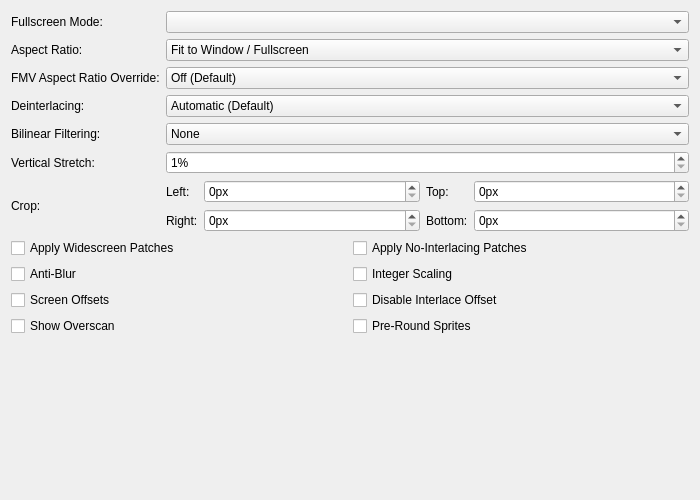
<?xml version="1.0" encoding="UTF-8"?>
<ui version="4.0">
 <class>GraphicsDisplaySettingsTab</class>
 <widget class="QWidget" name="GraphicsDisplaySettingsTab">
  <property name="geometry">
   <rect>
    <x>0</x>
    <y>0</y>
    <width>700</width>
    <height>500</height>
   </rect>
  </property>
  <property name="sizePolicy">
   <sizepolicy hsizetype="Expanding" vsizetype="Preferred">
    <horstretch>0</horstretch>
    <verstretch>0</verstretch>
   </sizepolicy>
  </property>
  <property name="windowTitle">
   <string/>
  </property>
  <layout class="QGridLayout" name="gridLayout" columnstretch="0,1">
   <item row="3" column="0">
    <widget class="QLabel" name="interlacingLabel">
     <property name="text">
      <string>Deinterlacing:</string>
     </property>
    </widget>
   </item>
   <item row="0" column="1">
    <widget class="QComboBox" name="fullscreenModes"/>
   </item>
   <item row="7" column="0" colspan="2">
    <layout class="QGridLayout" name="displayGridLayout">
     <item row="1" column="1">
      <widget class="QCheckBox" name="integerScaling">
       <property name="text">
        <string>Integer Scaling</string>
       </property>
      </widget>
     </item>
     <item row="0" column="0">
      <widget class="QCheckBox" name="widescreenPatches">
       <property name="text">
        <string>Apply Widescreen Patches</string>
       </property>
      </widget>
     </item>
     <item row="0" column="1">
      <widget class="QCheckBox" name="noInterlacingPatches">
       <property name="text">
        <string>Apply No-Interlacing Patches</string>
       </property>
      </widget>
     </item>
     <item row="1" column="0">
      <widget class="QCheckBox" name="PCRTCAntiBlur">
       <property name="text">
        <string>Anti-Blur</string>
       </property>
       <property name="shortcut">
        <string>Ctrl+S</string>
       </property>
      </widget>
     </item>
     <item row="2" column="1">
      <widget class="QCheckBox" name="DisableInterlaceOffset">
       <property name="text">
        <string>Disable Interlace Offset</string>
       </property>
      </widget>
     </item>
     <item row="2" column="0">
      <widget class="QCheckBox" name="PCRTCOffsets">
       <property name="text">
        <string>Screen Offsets</string>
       </property>
      </widget>
     </item>
     <item row="3" column="0">
      <widget class="QCheckBox" name="PCRTCOverscan">
       <property name="text">
        <string>Show Overscan</string>
       </property>
      </widget>
     </item>
	 <item row="3" column="1">
	  <widget class="QCheckBox" name="PreRoundSprites">
	   <property name="toolTip">
		<string>Attempts to pre-round sprite texel coordinates to resolve rounding issues. Helpful for games such as Beyond Good and Evil, and Manhunt</string>
	   </property>
	   <property name="text">
		<string>Pre-Round Sprites</string>
	   </property>
	  </widget>
	 </item>
    </layout>
   </item>
   <item row="2" column="0">
    <widget class="QLabel" name="fmvAspectRatioLabel">
     <property name="text">
      <string>FMV Aspect Ratio Override:</string>
     </property>
    </widget>
   </item>
   <item row="1" column="1">
    <widget class="QComboBox" name="aspectRatio">
     <item>
      <property name="text">
       <string>Fit to Window / Fullscreen</string>
      </property>
     </item>
     <item>
      <property name="text">
       <string>Auto Standard (4:3 Interlaced / 3:2 Progressive)</string>
      </property>
     </item>
     <item>
      <property name="text">
       <string>Standard (4:3)</string>
      </property>
     </item>
     <item>
      <property name="text">
       <string>Widescreen (16:9)</string>
      </property>
     </item>
     <item>
      <property name="text">
       <string>Native/Full (10:7)</string>
      </property>
     </item>
    </widget>
   </item>
   <item row="4" column="1">
    <widget class="QComboBox" name="bilinearFiltering">
     <item>
      <property name="text">
       <string>None</string>
      </property>
     </item>
     <item>
      <property name="text">
       <string extracomment="Smooth: Refers to the texture clarity.">Bilinear (Smooth)</string>
      </property>
     </item>
     <item>
      <property name="text">
       <string extracomment="Sharp: Refers to the texture clarity.">Bilinear (Sharp)</string>
      </property>
     </item>
    </widget>
   </item>
   <item row="5" column="0">
    <widget class="QLabel" name="verticalStretchLabel">
     <property name="text">
      <string>Vertical Stretch:</string>
     </property>
    </widget>
   </item>
   <item row="0" column="0">
    <widget class="QLabel" name="fsModeLabel">
     <property name="text">
      <string>Fullscreen Mode:</string>
     </property>
    </widget>
   </item>
   <item row="4" column="0">
    <widget class="QLabel" name="billinearLabel">
     <property name="text">
      <string>Bilinear Filtering:</string>
     </property>
    </widget>
   </item>
   <item row="2" column="1">
    <widget class="QComboBox" name="fmvAspectRatio">
     <item>
      <property name="text">
       <string>Off (Default)</string>
      </property>
     </item>
     <item>
      <property name="text">
       <string>Auto Standard (4:3 Interlaced / 3:2 Progressive)</string>
      </property>
     </item>
     <item>
      <property name="text">
       <string>Standard (4:3)</string>
      </property>
     </item>
     <item>
      <property name="text">
       <string>Widescreen (16:9)</string>
      </property>
     </item>
     <item>
      <property name="text">
       <string>Native/Full (10:7)</string>
      </property>
     </item>
    </widget>
   </item>
   <item row="6" column="0">
    <widget class="QLabel" name="cropLabel">
     <property name="text">
      <string>Crop:</string>
     </property>
    </widget>
   </item>
   <item row="1" column="0">
    <widget class="QLabel" name="aspectRatioLabel">
     <property name="text">
      <string>Aspect Ratio:</string>
     </property>
    </widget>
   </item>
   <item row="3" column="1">
    <widget class="QComboBox" name="interlacing">
     <item>
      <property name="text">
       <string>Automatic (Default)</string>
      </property>
     </item>
     <item>
      <property name="text">
       <string>No Deinterlacing</string>
      </property>
     </item>
     <item>
      <property name="text">
       <string extracomment="Weave: deinterlacing method that can be translated or left as-is in English. Sawtooth: refers to the jagged effect weave deinterlacing has on motion.">Weave (Top Field First, Sawtooth)</string>
      </property>
     </item>
     <item>
      <property name="text">
       <string extracomment="Weave: deinterlacing method that can be translated or left as-is in English. Sawtooth: refers to the jagged effect weave deinterlacing has on motion.">Weave (Bottom Field First, Sawtooth)</string>
      </property>
     </item>
     <item>
      <property name="text">
       <string extracomment="Bob: deinterlacing method that refers to the way it makes video look like it's bobbing up and down.">Bob (Top Field First, Full Frames)</string>
      </property>
     </item>
     <item>
      <property name="text">
       <string extracomment="Bob: deinterlacing method that refers to the way it makes video look like it's bobbing up and down.">Bob (Bottom Field First, Full Frames)</string>
      </property>
     </item>
     <item>
      <property name="text">
       <string extracomment="Blend: deinterlacing method that blends the colors of the two frames, can be translated or left as-is in English.">Blend (Top Field First, Merge 2 Fields)</string>
      </property>
     </item>
     <item>
      <property name="text">
       <string extracomment="Blend: deinterlacing method that blends the colors of the two frames, can be translated or left as-is in English.">Blend (Bottom Field First, Merge 2 Fields)</string>
      </property>
     </item>
     <item>
      <property name="text">
       <string extracomment="Adaptive: deinterlacing method that should be translated.">Adaptive (Top Field First, Similar to Bob + Weave)</string>
      </property>
     </item>
     <item>
      <property name="text">
       <string extracomment="Adaptive: deinterlacing method that should be translated.">Adaptive (Bottom Field First, Similar to Bob + Weave)</string>
      </property>
     </item>
    </widget>
   </item>
   <item row="5" column="1">
    <widget class="QSpinBox" name="stretchY">
     <property name="suffix">
      <string extracomment="Percentage sign that shows next to a value. You might want to add a space before if your language requires it.">%</string>
     </property>
     <property name="minimum">
      <number>1</number>
     </property>
     <property name="maximum">
      <number>300</number>
     </property>
    </widget>
   </item>
   <item row="8" column="0">
    <spacer name="verticalSpacer">
     <property name="orientation">
      <enum>Qt::Vertical</enum>
     </property>
     <property name="sizeHint" stdset="0">
      <size>
       <width>20</width>
       <height>0</height>
      </size>
     </property>
    </spacer>
   </item>
   <item row="6" column="1">
    <layout class="QGridLayout" name="gridLayout_2" columnstretch="0,1,0,1">
     <item row="0" column="3">
      <widget class="QSpinBox" name="cropTop">
       <property name="suffix">
        <string>px</string>
       </property>
       <property name="maximum">
        <number>1000</number>
       </property>
      </widget>
     </item>
     <item row="0" column="2">
      <widget class="QLabel" name="cropTopLabel">
       <property name="text">
        <string extracomment="Warning: short space constraints. Abbreviate if necessary.">Top:</string>
       </property>
      </widget>
     </item>
     <item row="0" column="0">
      <widget class="QLabel" name="cropLeftLabel">
       <property name="text">
        <string extracomment="Warning: short space constraints. Abbreviate if necessary.">Left:</string>
       </property>
      </widget>
     </item>
     <item row="0" column="1">
      <widget class="QSpinBox" name="cropLeft">
       <property name="suffix">
        <string>px</string>
       </property>
       <property name="maximum">
        <number>1000</number>
       </property>
      </widget>
     </item>
     <item row="1" column="0">
      <widget class="QLabel" name="cropRightLabel">
       <property name="text">
        <string extracomment="Warning: short space constraints. Abbreviate if necessary.">Right:</string>
       </property>
      </widget>
     </item>
     <item row="1" column="1">
      <widget class="QSpinBox" name="cropRight">
       <property name="suffix">
        <string>px</string>
       </property>
       <property name="maximum">
        <number>1000</number>
       </property>
      </widget>
     </item>
     <item row="1" column="2">
      <widget class="QLabel" name="cropBottomLabel">
       <property name="text">
        <string extracomment="Warning: short space constraints. Abbreviate if necessary.">Bottom:</string>
       </property>
      </widget>
     </item>
     <item row="1" column="3">
      <widget class="QSpinBox" name="cropBottom">
       <property name="suffix">
        <string>px</string>
       </property>
       <property name="maximum">
        <number>1000</number>
       </property>
      </widget>
     </item>
    </layout>
   </item>
  </layout>
 </widget>
 <resources/>
 <connections/>
</ui>
